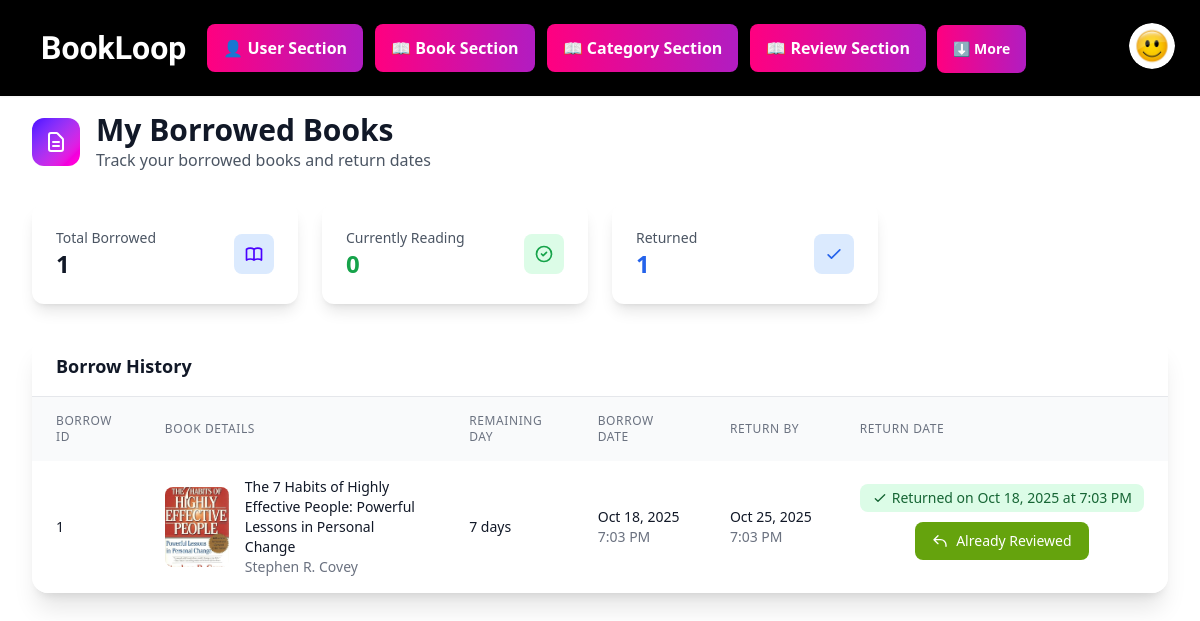
Page /borrow/borrow_history/ (signed in) on the committed database.
### users/models.py (models this page shows, shortened)
class User(models.Model):
    user=models.OneToOneField(User,related_name="user_acc",on_delete=models.CASCADE)
    email=models.EmailField(unique=True,null=True)
    contact_no=models.CharField(max_length=11,unique=True,null=True)
    borrowed_books=models.ManyToManyField(Book, related_name='borrowed_books', blank=True)
    gender=models.CharField(max_length=20,choices=GENDER,null=True)
    deposit_date=models.DateField(auto_now_add=True,null=True)
    balance=models.DecimalField(decimal_places=2,max_digits=12,default=0,null=True)
    dob=models.DateField(null=True)
    joining_time=models.DateTimeField(auto_now=True,null=True)
    user_image=models.ImageField(upload_to="user_image",null=True,blank=True)
    user_type=models.CharField(choices=USER_TYPE,null=True,default="USER")

### borrow_records/models.py (models this page shows)
class Borrow_record(models.Model):
    user = models.ForeignKey (UserModel,related_name="user_borrow_record",on_delete=models.CASCADE)
    book = models.ForeignKey(BookModel,on_delete=models.CASCADE)
    borrow_date=models.DateTimeField(null=True)
    return_status=models.CharField(choices=RETURN_STATUS,null=True)
    due_date=models.DateTimeField(null=True)
    return_date =models.DateTimeField(null=True,blank=True)
    created_at =models.DateTimeField(auto_now=True,null=True)
    review_status=models.BooleanField(default=False)
    @property
    def remaining_days(self):
        if self.due_date and self.borrow_date:
            borrow = timezone.make_aware(self.borrow_date) if timezone.is_naive(self.borrow_date) else self.borrow_date
            due = timezone.make_aware(self.due_date) if timezone.is_naive(self.due_date) else self.due_date
            delta = due - borrow
            return delta.days
        return None

### books/models.py (models this page shows)
class Book(models.Model):
    title=models.CharField(max_length=150)
    description=models.TextField(null=True)
    author=models.CharField(max_length=150,null=True)
    add_date=models.DateTimeField(auto_now_add=True,null=True)
    borrow_price=models.DecimalField(decimal_places=2,max_digits=12,null=True)
    book_image=models.ImageField(upload_to="book_image",null=True)
    added_by=models.ForeignKey(UserModel,related_name="user_add",on_delete=models.CASCADE)
    category=models.ManyToManyField(CategoryModel,related_name="book_categories")
    quantity=models.IntegerField(null=True)
    total_borrowed_time=models.IntegerField(default=0,null=True)

### borrow_records/views.py (the view)
# urls.py: path('borrow_history/',get_borrow_history,name='borrow_history')
def get_borrow_history(request):
    if request.user.is_authenticated:
        b =  Borrow_record.objects.filter(user = request.user).order_by('-created_at')
        currently_reading=Borrow_record.objects.filter(user=request.user,return_status="Not").count()
        total_returned=b.count()-currently_reading
        return render (request,'borrow_record.html',{'b':b,"currently_reading":currently_reading,"total_returned":total_returned})
    else:
        return redirect('home')

### borrow_records/templates/borrow_record.html (shortened to what this page needs)
{% extends "base.html" %}
{% block content %}
<div class="max-w-7xl mx-auto px-4 sm:px-6 lg:px-8 py-4 sm:py-8">
    <div class="mb-6 sm:mb-8">
        <div class="flex flex-col sm:flex-row sm:items-center space-y-4 sm:space-y-0 sm:space-x-4 mb-4">
            <div
                class="w-12 h-12 bg-gradient-to-br from-primary to-secondary rounded-xl flex items-center justify-center flex-shrink-0">
                <svg class="w-6 h-6 text-white" fill="none" stroke="currentColor" viewBox="0 0 24 24">
                    <path stroke-linecap="round" stroke-linejoin="round" stroke-width="2"
                        d="M9 12h6m-6 4h6m2 5H7a2 2 0 01-2-2V5a2 2 0 012-2h5.586a1 1 0 01.707.293l5.414 5.414a1 1 0 01.293.707V19a2 2 0 01-2 2z">
                    </path>
                </svg>
            </div>
            <div>
                <h1 class="text-2xl sm:text-3xl font-playfair font-bold text-gray-900">My Borrowed Books</h1>
                <p class="text-sm sm:text-base text-gray-600">Track your borrowed books and return dates</p>
            </div>
        </div>
    </div>
    {% if b %}
    <div class="grid grid-cols-2 lg:grid-cols-4 gap-3 sm:gap-6 mb-6 sm:mb-8">
        <div class="bg-white rounded-xl shadow-lg p-4 sm:p-6">
            <div class="flex flex-col sm:flex-row sm:items-center sm:justify-between">
                <div class="mb-2 sm:mb-0">
                    <p class="text-xs sm:text-sm font-medium text-gray-600">Total Borrowed</p>
                    <p class="text-xl sm:text-2xl font-bold text-gray-900">{{ b|length }}</p>
                </div>
                <div
                    class="w-8 h-8 sm:w-10 sm:h-10 bg-blue-100 rounded-lg flex items-center justify-center self-end sm:self-auto">
                </div>
            </div>
        </div>
        <div class="bg-white rounded-xl shadow-lg p-4 sm:p-6">
            <div class="flex flex-col sm:flex-row sm:items-center sm:justify-between">
                <div class="mb-2 sm:mb-0">
                    <p class="text-xs sm:text-sm font-medium text-gray-600">Currently Reading</p>
                    <p class="text-xl sm:text-2xl font-bold text-green-600">
                        {{currently_reading}}
                    </p>
                </div>
                <div
                    class="w-8 h-8 sm:w-10 sm:h-10 bg-green-100 rounded-lg flex items-center justify-center self-end sm:self-auto">
                    <svg class="w-4 h-4 sm:w-5 sm:h-5 text-green-600" fill="none" stroke="currentColor"
                        viewBox="0 0 24 24">
                        <path stroke-linecap="round" stroke-linejoin="round" stroke-width="2"
                            d="M9 12l2 2 4-4m6 2a9 9 0 11-18 0 9 9 0 0118 0z"></path>
                    </svg>
                </div>
            </div>
        </div>
        <div class="bg-white rounded-xl shadow-lg p-4 sm:p-6 col-span-2 lg:col-span-1">
            <div class="flex flex-col sm:flex-row sm:items-center sm:justify-between">
                <div class="mb-2 sm:mb-0">
                    <p class="text-xs sm:text-sm font-medium text-gray-600">Returned</p>
                    <p class="text-xl sm:text-2xl font-bold text-blue-600">
                        {{total_returned}}
                    </p>
                </div>
                <div
                    class="w-8 h-8 sm:w-10 sm:h-10 bg-blue-100 rounded-lg flex items-center justify-center self-end sm:self-auto">
                    <svg class="w-4 h-4 sm:w-5 sm:h-5 text-blue-600" fill="none" stroke="currentColor"
                        viewBox="0 0 24 24">
                        <path stroke-linecap="round" stroke-linejoin="round" stroke-width="2" d="M5 13l4 4L19 7"></path>
                    </svg>
                </div>
            </div>
        </div>
    </div>
    <div class="bg-white rounded-2xl shadow-xl overflow-hidden">
        <div class="px-4 sm:px-6 py-4 border-b border-gray-200">
            <h3 class="text-lg font-semibold text-gray-900">Borrow History</h3>
        </div>
        <div class="hidden lg:block overflow-x-auto">
            <table class="w-full">
                <thead class="bg-gray-50">
                    <tr>
                        <th class="px-6 py-4 text-left text-xs font-medium text-gray-500 uppercase tracking-wider">
                            Borrow ID
                        </th>
                        <th class="px-6 py-4 text-left text-xs font-medium text-gray-500 uppercase tracking-wider">
                            Book Details
                        </th>
                        <th class="px-6 py-4 text-left text-xs font-medium text-gray-500 uppercase tracking-wider">
                            Remaining Day
                        </th>
                        <th class="px-6 py-4 text-left text-xs font-medium text-gray-500 uppercase tracking-wider">
                            Borrow Date
                        </th>
                        <th class="px-6 py-4 text-left text-xs font-medium text-gray-500 uppercase tracking-wider">
                            Return By
                        </th>
                        <th class="px-6 py-4 text-left text-xs font-medium text-gray-500 uppercase tracking-wider">
                            Return Date
                        </th>
                    </tr>
                </thead>
                <tbody class="bg-white divide-y divide-gray-200">
                    {% for r in b %}
                    <tr class="hover:bg-gray-50 transition-colors duration-200">
                        <td class="px-6 py-4 whitespace-nowrap">
                            <div class="text-sm font-medium text-gray-900">{{ r.id }}</div>
                        </td>
                        <td class="px-6 py-4">
                            <div class="flex items-center space-x-4">
                                <div class="w-16 h-20 flex-shrink-0 rounded-lg overflow-hidden">
                                    <img src="{{ r.book.book_image.url }}" alt="{{ r.book.title }}"
                                        class="w-full h-full object-cover">
                                </div>
                                <div>
                                    <div class="text-sm font-medium text-gray-900">{{ r.book.title }}</div>
                                    <div class="text-sm text-gray-500">{{ r.book.author }}</div>
                                </div>
                            </div>
                        </td>
                        <td class="px-6 py-4 whitespace-nowrap">
                            <div class="text-sm text-gray-900">
                                {{ r.remaining_days}} days
                            </div>
                        </td>
                        <td class="px-6 py-4 whitespace-nowrap">
                            <div class="text-sm text-gray-900">{{ r.borrow_date|date:"M d, Y" }}</div>
                            <div class="text-sm text-gray-500">{{ r.borrow_date|time:"g:i A" }}</div>
                        </td>
                        <td class="px-6 py-4 whitespace-nowrap">
                            <div class="text-sm text-gray-900">{{ r.due_date|date:"M d, Y" }}</div>
                            <div class="text-sm text-gray-500">{{ r.due_date|time:"g:i A" }}</div>
                        </td>
                        <td class="px-6 py-4 whitespace-nowrap">
                            {% if r.return_status != "Not" %}
                            <div class="flex items-center space-x-2">
                                <span
                                    class="inline-flex items-center px-3 py-1 rounded-lg text-sm font-medium bg-green-100 text-green-800">
                                    <svg class="w-4 h-4 mr-1" fill="none" stroke="currentColor" viewBox="0 0 24 24">
                                        <path stroke-linecap="round" stroke-linejoin="round" stroke-width="2"
                                            d="M5 13l4 4L19 7"></path>
                                    </svg>
                                    Returned on {{ r.return_date|date:"M d, Y" }} at {{ r.return_date|time:"g:i A" }}
                                </span>
                            </div>
                            {% if r.review_status %}
                            <div class="justify-center flex my-[10px]">
                                <a
                                class="inline-flex items-center px-4 py-2 border border-transparent text-sm font-medium rounded-lg text-white bg-lime-600 hover:bg-red-700 transition-colors duration-200">
                                <svg class="w-4 h-4 mr-2" fill="none" stroke="currentColor" viewBox="0 0 24 24">
                                    <path stroke-linecap="round" stroke-linejoin="round" stroke-width="2"
                                        d="M3 10h10a8 8 0 018 8v2M3 10l6 6m-6-6l6-6"></path>
                                </svg>
                                Already Reviewed
                            </a>
                            </div>
                            {%endif%}
                            {% endif %}
                        </td>
                    </tr>
                    {% endfor %}
                </tbody>
            </table>
        </div>
    </div>
    {% endif %}
</div>
{% endblock %}

### global_templates/navbar.html (shortened to what this page needs)
<div class="navbar fixed bg-black shadow-sm top-0 left-0 w-full z-50 py-4 px-6">
  <div class="navbar-start">
    <a class="btn btn-ghost text-[2rem] text-white cedarville-cursive-regular font-bold" href="{% url 'home' %}">BookLoop</a>
  </div>
  <div class="navbar-center hidden lg:flex">
     <ul class="menu menu-horizontal px-1 gap-3 flex justify-center items-center ">
      {% if user.is_authenticated %}
      {% if user.user_acc.user_type == "ADMINISTRATOR" or user.user_acc.user_type == "SUPER_USER" %}
      <li><a href="{% url 'all-user-history' %}"
          class="rainbow-hover btn btn-outline text-[1rem] hover:btn-primary hover:btn-primary bg-white text-black hover:text-white !dark:bg-white !dark:text-black">
         👤 User Section</a></li>
      <li><a href="{% url 'get-all-book' None%}"
          class="rainbow-hover btn btn-outline text-[1rem] hover:btn-primary hover:btn-primary bg-white text-black hover:text-white !dark:bg-white !dark:text-black">📖
          Book Section</a></li>
     <li><a href="{% url 'get_categories'%}"
          class="rainbow-hover btn btn-outline text-[1rem] hover:btn-primary hover:btn-primary bg-white text-black hover:text-white !dark:bg-white !dark:text-black">📖
          Category Section</a></li>
      <li><a href="{% url 'all_review_history'%}"
          class="rainbow-hover btn btn-outline text-[1rem] hover:btn-primary hover:btn-primary bg-white text-black hover:text-white !dark:bg-white !dark:text-black">📖
          Review Section</a></li>
      <div class="dropdown dropdown-end mx-[20px]">
      <div tabindex="0" role="button" class="btn btn-ghost btn-circle avatar">
        <button class="btn rainbow-hover text-white">⬇️ More</button>
      </div>
    </div>
      {% endif %}
      {% endif %}
    </ul>
  </div>
  <div class="navbar-end lg:flex">
    {% if user.is_authenticated %}
     <div class="dropdown dropdown-end">
      <div tabindex="0" role="button" class="btn btn-ghost btn-circle avatar">
        <div class="w-[150px] rounded-[50%]">
            {% if user.user_acc.user_image %}
                    <img src="{{ user.user_acc.user_image.url }}" alt="Profile Image"
                         class="w-[150px] h-[150px] rounded-full object-cover shadow-md">
                {% else %}
                    <div class="w-[150px] h-[150] flex items-center justify-center rounded-full bg-gray-200 text-gray-500 text-lg">
                        No Image
                    </div>
                {% endif %}
        </div>
      </div>
    </div>
    {% else %}
    <ul>
      <li><a href="{% url 'login' %}"
          class="rainbow-hover btn btn-outline text-[1rem] hover:btn-primary hover:btn-primary bg-white text-black hover:text-white !dark:bg-white !dark:text-black">
          Login</a></li>
    </ul>
    {% endif %}
  </div>
</div>

### static/style.css (style rules this page uses)
.cedarville-cursive-regular { font-family: "Cedarville Cursive", cursive; font-weight: 400; font-style: normal; }

### global_templates/navbar.html (style rules this page uses)
.rainbow-hover { background: linear-gradient(270deg, #ff0080, #ff8c00, #40e0d0, #8a2be2, #ff0080); background-size: 600% 600%; color: white !important; border: none !important; transition: all 0.3s ease-in-out; }

### rows in the picture
Borrow_record: id "1", book.book_image (picture), book "The 7 Habits of Highly Effective People: Powerful Lessons in Personal Change", book.author "Stephen R. Covey", remaining_days "7", borrow_date "Oct 18, 2025", borrow_date "7:03 PM", due_date "Oct 25, 2025", due_date "7:03 PM", return_date "Oct 18, 2025", return_date "7:03 PM", review_status True (drawn)

### other values in the picture
{{ b|length }} "1"
{{ currently_reading }} "0"
{{ total_returned }} "1"
